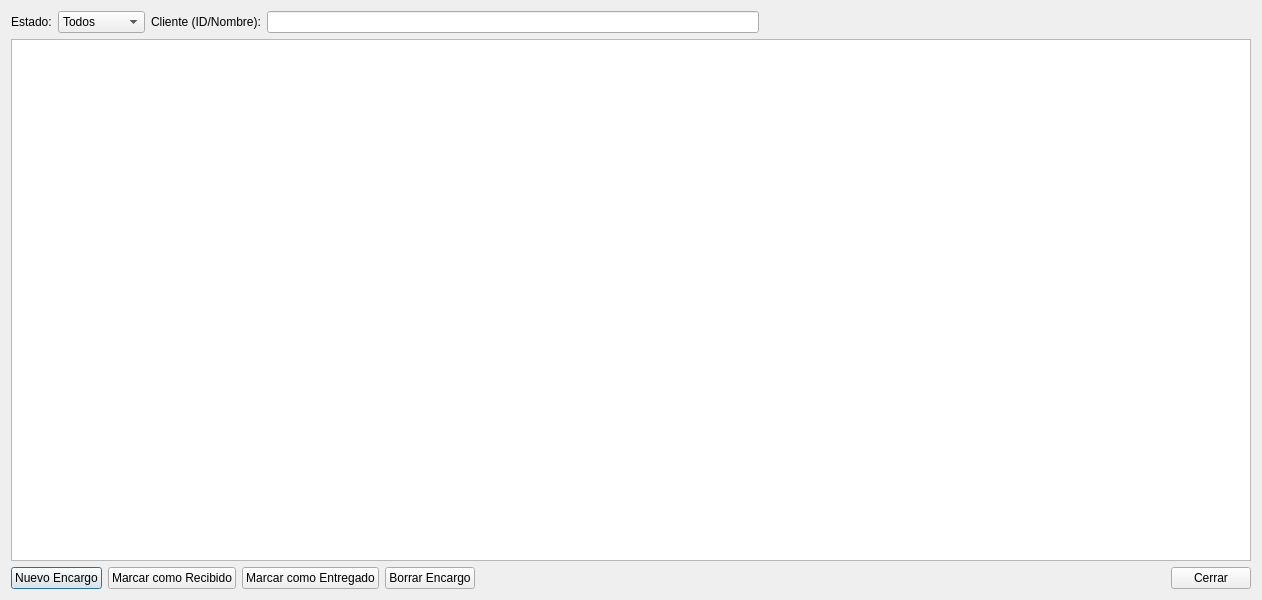
<?xml version="1.0" encoding="UTF-8"?>
<ui version="4.0">
 <class>GestorEncargosDialog</class>
 <widget class="QDialog" name="GestorEncargosDialog">
  <property name="geometry">
   <rect>
    <x>0</x>
    <y>0</y>
    <width>1262</width>
    <height>600</height>
   </rect>
  </property>
  <property name="windowTitle">
   <string>Gestor de Encargos</string>
  </property>
  <layout class="QVBoxLayout" name="verticalLayout">
   <item>
    <layout class="QHBoxLayout" name="horizontalLayout">
     <item>
      <widget class="QLabel" name="labelFiltroEstado">
       <property name="text">
        <string>Estado:</string>
       </property>
      </widget>
     </item>
     <item>
      <widget class="QComboBox" name="comboBoxEstado">
       <item>
        <property name="text">
         <string>Todos</string>
        </property>
       </item>
       <item>
        <property name="text">
         <string>Pendiente</string>
        </property>
       </item>
       <item>
        <property name="text">
         <string>Recibido</string>
        </property>
       </item>
       <item>
        <property name="text">
         <string>Entregado</string>
        </property>
       </item>
      </widget>
     </item>
     <item>
      <widget class="QLabel" name="labelFiltroCliente">
       <property name="text">
        <string>Cliente (ID/Nombre):</string>
       </property>
      </widget>
     </item>
     <item>
      <widget class="QLineEdit" name="lineEditFiltroCliente"/>
     </item>
     <item>
      <spacer name="horizontalSpacer">
       <property name="orientation">
        <enum>Qt::Orientation::Horizontal</enum>
       </property>
       <property name="sizeHint" stdset="0">
        <size>
         <width>40</width>
         <height>20</height>
        </size>
       </property>
      </spacer>
     </item>
    </layout>
   </item>
   <item>
    <widget class="QTableView" name="tableViewEncargos">
     <property name="editTriggers">
      <set>QAbstractItemView::EditTrigger::NoEditTriggers</set>
     </property>
     <property name="selectionMode">
      <enum>QAbstractItemView::SelectionMode::SingleSelection</enum>
     </property>
     <property name="selectionBehavior">
      <enum>QAbstractItemView::SelectionBehavior::SelectRows</enum>
     </property>
    </widget>
   </item>
   <item>
    <layout class="QHBoxLayout" name="horizontalLayoutBtn">
     <item>
      <widget class="QPushButton" name="btnNuevoEncargo">
       <property name="text">
        <string>Nuevo Encargo</string>
       </property>
      </widget>
     </item>
     <item>
      <widget class="QPushButton" name="btnMarcarRecibido">
       <property name="text">
        <string>Marcar como Recibido</string>
       </property>
      </widget>
     </item>
     <item>
      <widget class="QPushButton" name="btnMarcarEntregado">
       <property name="text">
        <string>Marcar como Entregado</string>
       </property>
      </widget>
     </item>
     <item>
      <widget class="QPushButton" name="btnBorrar">
       <property name="text">
        <string>Borrar Encargo</string>
       </property>
      </widget>
     </item>
     <item>
      <spacer name="horizontalSpacerBtn">
       <property name="orientation">
        <enum>Qt::Orientation::Horizontal</enum>
       </property>
       <property name="sizeHint" stdset="0">
        <size>
         <width>40</width>
         <height>20</height>
        </size>
       </property>
      </spacer>
     </item>
     <item>
      <widget class="QPushButton" name="btnCerrar">
       <property name="text">
        <string>Cerrar</string>
       </property>
      </widget>
     </item>
    </layout>
   </item>
  </layout>
 </widget>
 <resources/>
 <connections>
  <connection>
   <sender>btnCerrar</sender>
   <signal>clicked()</signal>
   <receiver>GestorEncargosDialog</receiver>
   <slot>close()</slot>
   <hints>
    <hint type="sourcelabel">
     <x>20</x>
     <y>20</y>
    </hint>
    <hint type="destinationlabel">
     <x>20</x>
     <y>20</y>
    </hint>
   </hints>
  </connection>
 </connections>
</ui>
